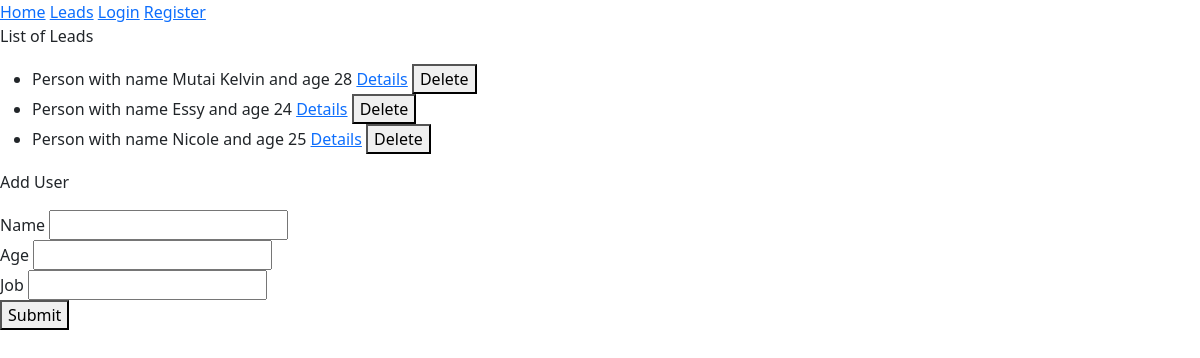
Page /leads on the committed database.
### models.py (models this page shows)
class Person(db.Model):
    __tablename__ = 'people'
    pid = db.Column(db.Integer, primary_key =True)
    name = db.Column(db.Text, nullable=False)
    age = db.Column(db.Integer)
    job = db.Column(db.Text)
    def __repr__(self):
        return f'Person with name {self.name} and age {self.age}'

### routes.py (the view, shortened to what this page needs)
    @app.route('/leads', methods=['GET', 'POST'])
    def leads():
        if request.method == 'GET':
            people = Person.query.all()
            return render_template('leads.html', people=people)

### templates/leads.html (shortened to what this page needs)
{% extends 'base.html' %} {% block title %}Index page{% endblock %} {% block content %}
<p>List of Leads</p>
<ul>
  {% for person in people %}
  <li>
    {{ person }}
    <a href="{{ url_for('details', pid=person.pid) }}">Details</a>
    <button onclick="deletePerson({{ person.pid }})">Delete</button>
  </li>
  {% endfor %}
</ul>
<p>Add User</p>
<form method="POST" action="{{ url_for('leads') }}">
  <label for="name">Name</label>
  <input type="text" name="name" /><br />
  <label for="age">Age</label>
  <input type="number" name="age" /><br />
  <label for="job">Job</label>
  <input type="text" name="job" /><br />
  <button type="submit" value="Create">Submit</button>
</form>
{% endblock %}

### rows in the picture
Person: name+age "Person with name Mutai Kelvin and age 28"
Person: name+age "Person with name Essy and age 24"
Person: name+age "Person with name Nicole and age 25"
